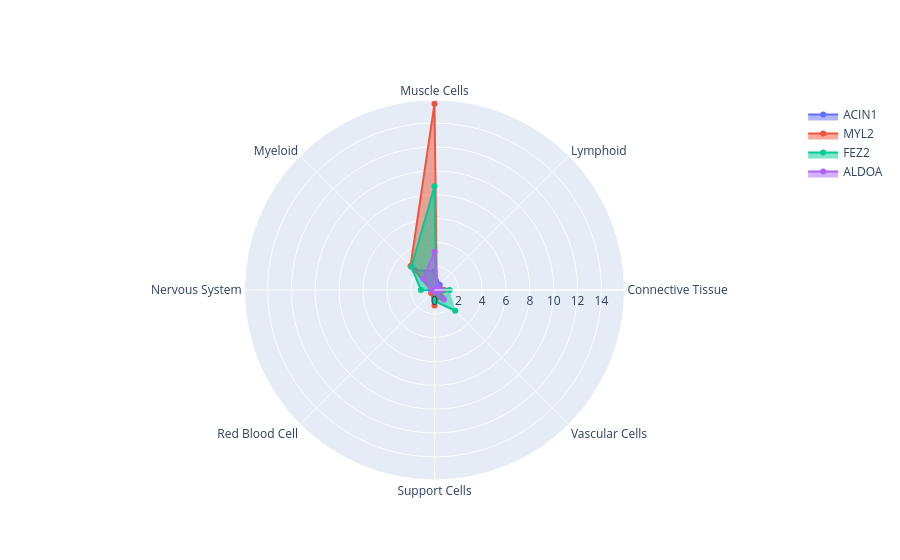

Notebook cell for this chart:
### Code cell
generate_goScatter(genes = ['ACIN1', 'MYL2', 'FEZ2', 'ALDOA'], expression=A, categories=cells)

### Figure 1 — Plotly figure (JSON) as saved in the notebook; plotly's stock layout.template omitted (floating-point values rounded to 4 significant figures)
{"data": [{"fill": "toself", "name": "ACIN1", "r": [0.8114, 0.6117, 1.568, 2.369, 0.2986, 0.1251, 0.6164, 0.9382], "theta": ["Connective Tissue", "Lymphoid", "Muscle Cells", "Myeloid", "Nervous System", "Red Blood Cell", "Support Cells", "Vascular Cells"], "type": "scatterpolar"}, {"fill": "toself", "name": "MYL2", "r": [0.7562, 0.2742, 15.62, 2.844, 0.2473, 0.3864, 1.299, 0.6967], "theta": ["Connective Tissue", "Lymphoid", "Muscle Cells", "Myeloid", "Nervous System", "Red Blood Cell", "Support Cells", "Vascular Cells"], "type": "scatterpolar"}, {"fill": "toself", "name": "FEZ2", "r": [1.275, 0.1742, 8.694, 2.73, 1.14, 0.01602, 0.923, 2.458], "theta": ["Connective Tissue", "Lymphoid", "Muscle Cells", "Myeloid", "Nervous System", "Red Blood Cell", "Support Cells", "Vascular Cells"], "type": "scatterpolar"}, {"fill": "toself", "name": "ALDOA", "r": [0.5018, 0.3727, 3.198, 1.339, 0.2502, 0, 0.1604, 1.122], "theta": ["Connective Tissue", "Lymphoid", "Muscle Cells", "Myeloid", "Nervous System", "Red Blood Cell", "Support Cells", "Vascular Cells"], "type": "scatterpolar"}], "layout": {}}
